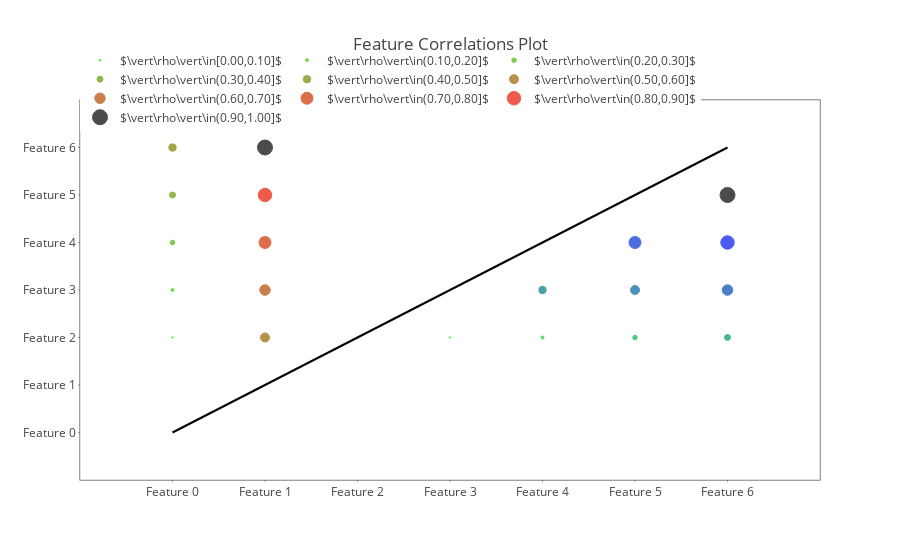

Notebook cell for this chart:
### Markdown cell above
# Demonstrate the Feature Correlations Plot using some simulated datasets

### Code cell
''' create a symmetric correlation matrix showing the range of possible correlations'''
# generate values
vals = [0.0, 0.1, 0.2, 0.3, 0.4, 0.5, 0.6, 0.7, 0.8, 0.9, 1.0]
vals.extend([-i for i in vals[1:]])

# create the correlation matrix
p = 7 # dimension of correlation matrix including the diagonal of 1s
corrs = np.zeros((p,p),dtype=float)  # create the square matrix
corrs[np.triu_indices(p,1)] = vals   # put correlations on upper triangle
corrs = corrs + corrs.T + np.eye(p)  # add the diagonal and fold over it

# make the dataframe
cols = ['Feature %d'%i for i in range(p)]
corrs = pd.DataFrame(data=corrs, columns=cols, index=cols)
display(corrs)

# visualize
plyoff.iplot(CorrelationsPlot(corrs, trcLims=np.linspace(0.0,1.0,11)))

### Figure 1 — Plotly figure (JSON) as saved in the notebook; plotly's stock layout.template omitted (floating-point values rounded to 4 significant figures)
{"data": [{"hoverinfo": "skip", "line": {"color": "black"}, "mode": "lines", "showlegend": false, "type": "scatter", "uid": "aefce71b-5bad-4f50-901a-89714726b003", "x": [0, 1, 2, 3, 4, 5, 6], "y": [0, 1, 2, 3, 4, 5, 6]}, {"hoverinfo": "x+y+text", "marker": {"color": ["rgb(23,230,0)", "rgb(0,230,25)"], "line": {"color": ["rgb(23,230,0)", "rgb(0,230,25)"]}, "size": [1.5, 1.5]}, "mode": "markers", "name": "$\\vert\\rho\\vert\\in[0.00,0.10]$", "text": ["0.1000", "-0.1000"], "type": "scatter", "uid": "92e92165-e676-4ce3-b56b-696c9cdec3f1", "x": [0, 3], "y": [2, 2]}, {"hoverinfo": "x+y+text", "marker": {"color": ["rgb(48,204,0)", "rgb(0,204,51)"], "line": {"color": ["rgb(48,204,0)", "rgb(0,204,51)"]}, "size": [3, 3]}, "mode": "markers", "name": "$\\vert\\rho\\vert\\in(0.10,0.20]$", "text": ["0.2000", "-0.2000"], "type": "scatter", "uid": "3c26d405-613c-4a68-b26f-66a7768dd510", "x": [0, 4], "y": [3, 2]}, {"hoverinfo": "x+y+text", "marker": {"color": ["rgb(74,179,0)", "rgb(0,179,76)"], "line": {"color": ["rgb(74,179,0)", "rgb(0,179,76)"]}, "size": [4.5, 4.5]}, "mode": "markers", "name": "$\\vert\\rho\\vert\\in(0.20,0.30]$", "text": ["0.3000", "-0.3000"], "type": "scatter", "uid": "8b1e972a-e447-444e-b4ea-ca6e17632a60", "x": [0, 5], "y": [4, 2]}, {"hoverinfo": "x+y+text", "marker": {"color": ["rgb(99,153,0)", "rgb(0,153,102)"], "line": {"color": ["rgb(99,153,0)", "rgb(0,153,102)"]}, "size": [6, 6]}, "mode": "markers", "name": "$\\vert\\rho\\vert\\in(0.30,0.40]$", "text": ["0.4000", "-0.4000"], "type": "scatter", "uid": "f200d1d2-c6db-4c1b-9e6a-8288288e2e0c", "x": [0, 6], "y": [5, 2]}, {"hoverinfo": "x+y+text", "marker": {"color": ["rgb(125,127,0)", "rgb(0,125,130)"], "line": {"color": ["rgb(125,127,0)", "rgb(0,125,130)"]}, "size": [7.5, 7.5]}, "mode": "markers", "name": "$\\vert\\rho\\vert\\in(0.40,0.50]$", "text": ["0.5000", "-0.5000"], "type": "scatter", "uid": "7610cf3e-e848-4c41-86f2-d83382451c9a", "x": [0, 4], "y": [6, 3]}, {"hoverinfo": "x+y+text", "marker": {"color": ["rgb(153,99,0)", "rgb(0,99,156)"], "line": {"color": ["rgb(153,99,0)", "rgb(0,99,156)"]}, "size": [9, 9]}, "mode": "markers", "name": "$\\vert\\rho\\vert\\in(0.50,0.60]$", "text": ["0.6000", "-0.6000"], "type": "scatter", "uid": "cc7ce4c0-eed0-4491-bb23-89a509b0220b", "x": [1, 5], "y": [2, 3]}, {"hoverinfo": "x+y+text", "marker": {"color": ["rgb(178,74,0)", "rgb(0,74,181)"], "line": {"color": ["rgb(178,74,0)", "rgb(0,74,181)"]}, "size": [10.5, 10.5]}, "mode": "markers", "name": "$\\vert\\rho\\vert\\in(0.60,0.70]$", "text": ["0.7000", "-0.7000"], "type": "scatter", "uid": "8c3aaf1d-cea1-4b1e-a4db-ecd61149e4e9", "x": [1, 6], "y": [3, 3]}, {"hoverinfo": "x+y+text", "marker": {"color": ["rgb(204,48,0)", "rgb(0,48,207)"], "line": {"color": ["rgb(204,48,0)", "rgb(0,48,207)"]}, "size": [12, 12]}, "mode": "markers", "name": "$\\vert\\rho\\vert\\in(0.70,0.80]$", "text": ["0.8000", "-0.8000"], "type": "scatter", "uid": "c2faf7d5-b747-410b-9e41-d0658c872613", "x": [1, 5], "y": [4, 4]}, {"hoverinfo": "x+y+text", "marker": {"color": ["rgb(230,23,0)", "rgb(0,23,232)"], "line": {"color": ["rgb(230,23,0)", "rgb(0,23,232)"]}, "size": [13.5, 13.5]}, "mode": "markers", "name": "$\\vert\\rho\\vert\\in(0.80,0.90]$", "text": ["0.9000", "-0.9000"], "type": "scatter", "uid": "07a6033e-da39-48d3-917a-05980d85da38", "x": [1, 6], "y": [5, 4]}, {"hoverinfo": "x+y+text", "marker": {"color": ["rgb(0, 0, 0)", "rgb(0, 0, 0)"], "line": {"color": ["rgb(0, 0, 0)", "rgb(0, 0, 0)"]}, "size": [15, 15]}, "mode": "markers", "name": "$\\vert\\rho\\vert\\in(0.90,1.00]$", "text": ["1.0000", "-1.0000"], "type": "scatter", "uid": "5c16a66b-e023-4874-a506-7f9182bc0d6b", "x": [1, 6], "y": [6, 5]}], "layout": {"autosize": true, "legend": {"orientation": "h", "x": 0, "y": 1.143}, "title": {"text": "Feature Correlations Plot"}, "xaxis": {"linecolor": "black", "linewidth": 0.5, "mirror": true, "range": [-1, 7], "showgrid": false, "ticklen": 1, "ticktext": ["Feature 0", "Feature 1", "Feature 2", "Feature 3", "Feature 4", "Feature 5", "Feature 6"], "tickvals": [0, 1, 2, 3, 4, 5, 6], "type": "linear", "zeroline": false}, "yaxis": {"linecolor": "black", "linewidth": 0.5, "mirror": true, "range": [-1, 7], "showgrid": false, "ticklen": 1, "ticktext": ["Feature 0", "Feature 1", "Feature 2", "Feature 3", "Feature 4", "Feature 5", "Feature 6"], "tickvals": [0, 1, 2, 3, 4, 5, 6], "type": "linear", "zeroline": false}}}
